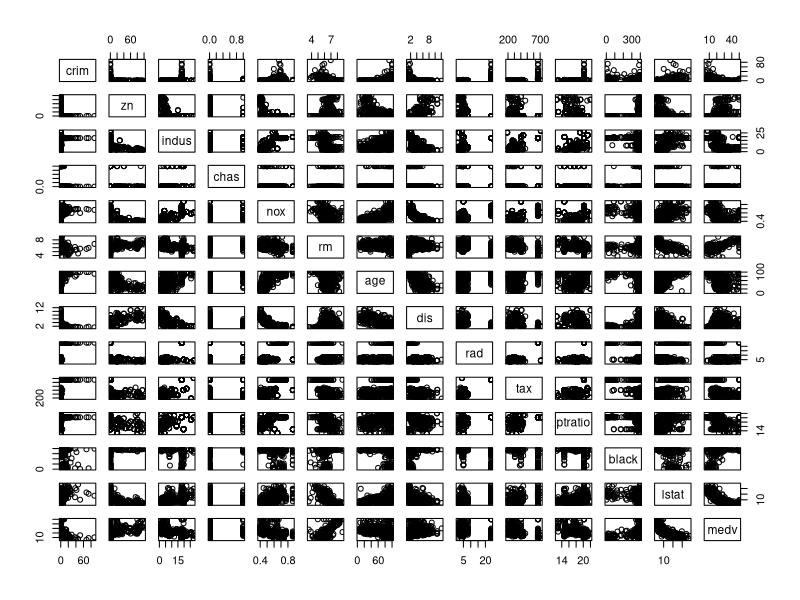
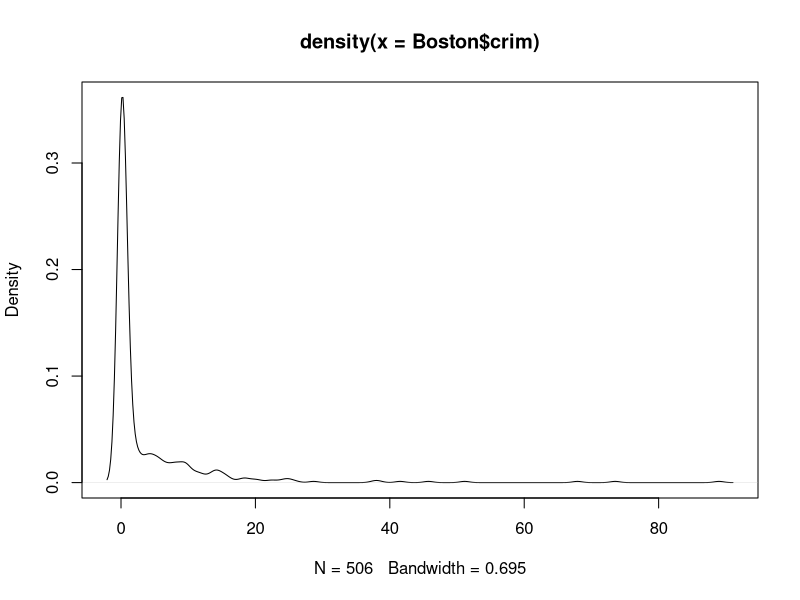
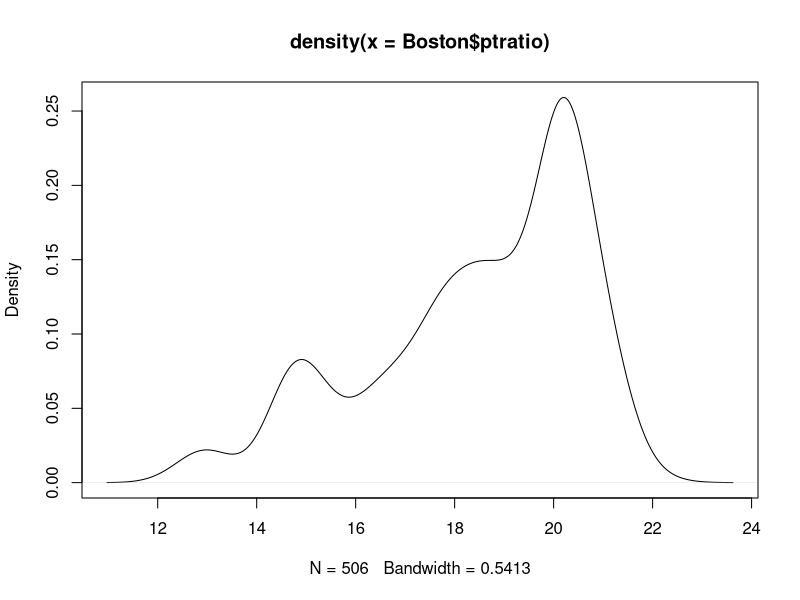
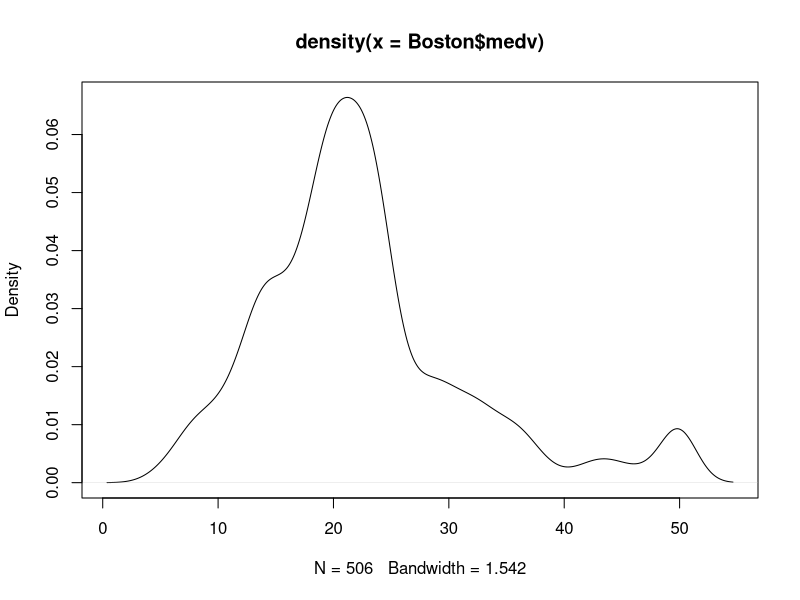
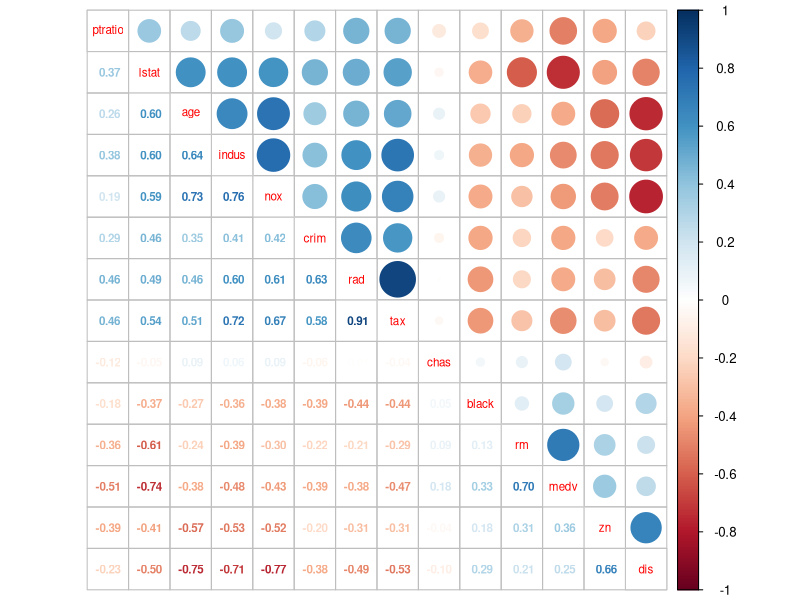
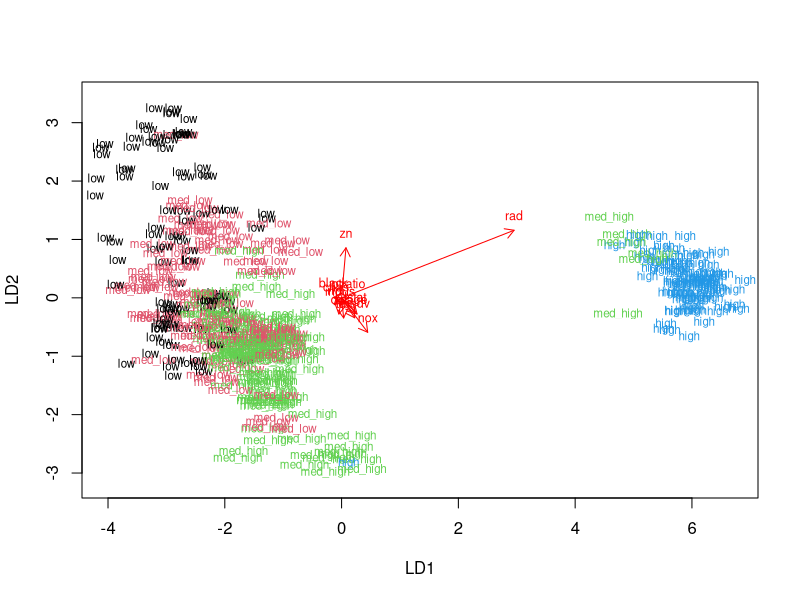
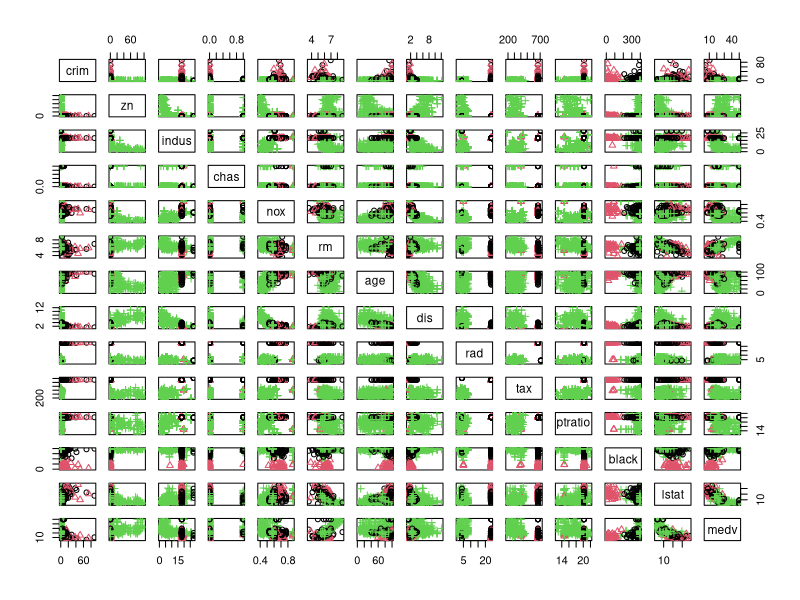
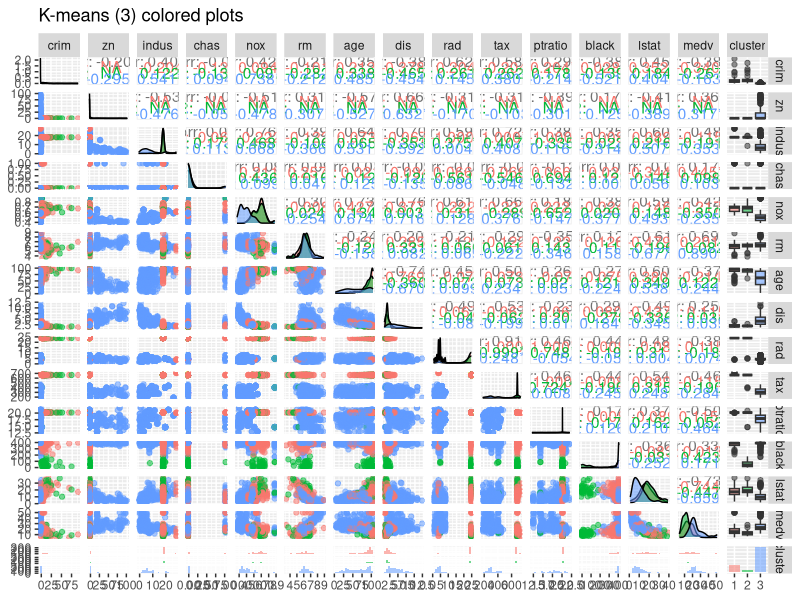

Generate these figures, in order, with R:
## ---- chunk 1
library(MASS)
library(dplyr)
library(tidyr)
library(ggplot2)
library(corrplot)
data("Boston")
dim(Boston)
str(Boston)
glimpse(Boston)
summary(Boston)
pairs(Boston)

plot(density(Boston$crim))
plot(density(Boston$ptratio))
plot(density(Boston$medv))
## ---- chunk 2

#calculate the correlations and plot them
cor_matrix <- cor(Boston)
cor_matrix %>% round(digits=2) %>% corrplot.mixed(tl.cex = 0.7,number.cex=0.7,order="hclust",addrect=2)
## ---- chunk 3
boston_scaled <- scale(Boston)
summary(boston_scaled) 

boston_scaled <- as.data.frame(boston_scaled)
scaled_crim <- boston_scaled$crim
summary(scaled_crim)

bins <- quantile(scaled_crim)
bins

crime <- cut(scaled_crim, breaks= bins, include.lowest = TRUE, labels = c("low", "med_low", "med_high", "high"))
crime

boston_scaled <- dplyr::select(boston_scaled, -crim)
boston_scaled <- data.frame(boston_scaled, crime)

n <- nrow(boston_scaled)
n

index <- sample(n, size = n * 0.8)
index

trainingset <- boston_scaled[index,]
testset <- boston_scaled[-index,]

correct_classes <- testset$crime
testset <- dplyr::select(testset, -crime)

## ---- chunk 4
lda.fit <- lda(crime ~ ., data = trainingset)
lda.fit

lda.arrows <- function(x, myscale = 1, arrow_heads = 0.1, color = "red", tex = 0.75, choices = c(1,2)){
  heads <- coef(x)
  arrows(x0 = 0, y0 = 0, 
         x1 = myscale * heads[,choices[1]], 
         y1 = myscale * heads[,choices[2]], col=color, length = arrow_heads)
  text(myscale * heads[,choices], labels = row.names(heads), 
       cex = tex, col=color, pos=3)
}

classes <- as.numeric(trainingset$crime)

plot(lda.fit, dimen =2, col = classes, pch = classes)
lda.arrows(lda.fit, myscale = 1)

lda.pred <- predict(lda.fit, newdata = testset)

table(correct = correct_classes, predicted = lda.pred$class)
## ---- chunk 5
library(MASS)
data('Boston')
dist_euclidian <- dist(Boston)
summary(dist_euclidian)
km <- kmeans(dist_euclidian, centers=3)
pairs(Boston, col = c(km$cluster,alpha=0.2),pch=km$cluster)
library(GGally)
data.frame(km$cluster)[,1]
Boston2 <- mutate(Boston, cluster = as.factor(data.frame(km$cluster)[,1]))
ggpairs(Boston2, mapping = aes(col = cluster, alpha = 0.3), lower = list(combo = wrap("facethist", bins = 20)), title ="K-means (3) colored plots")
